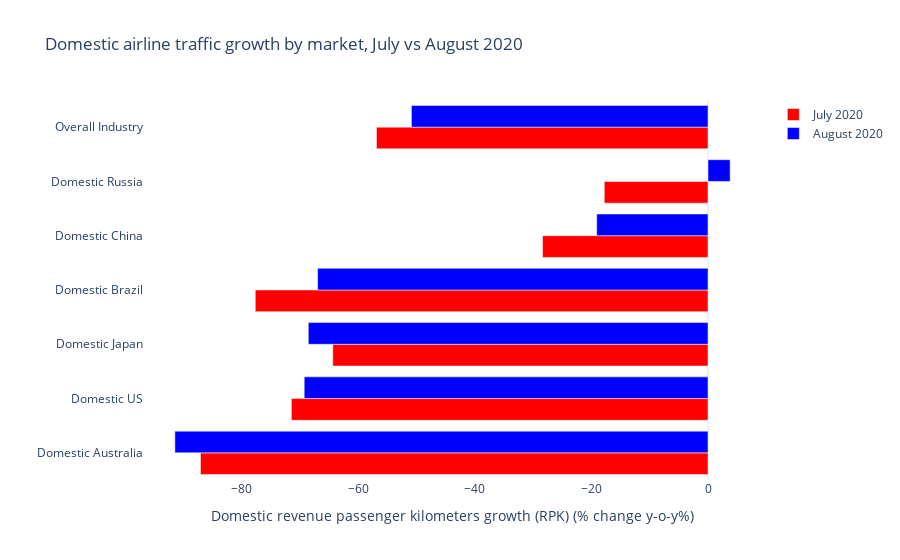

The notebook cell saved with this chart:
### Code cell
# Import pandas, matplotlib, seaborn, numpy, and plotly
import pandas as pd
import plotly_express as px
from plotly.offline import download_plotlyjs, init_notebook_mode, iplot

# Read CSV
url = 'https://raw.githubusercontent.com/jessonpagaduan/covid-tourism/master/domestic-rpk-growth.csv'
df = pd.read_csv(url)

# Create an interactive line chart
fig = px.bar(data_frame=df, x='growth', y='region', color='month',
             hover_name='region', hover_data={'month': False, 'region': False},
             category_orders={'region': ['Overall Industry', 'Domestic Russia', 'Domestic China',
                                         'Domestic Brazil', 'Domestic Japan', 'Domestic US',
                                         'Domestic Australia'],
                              'month': ['July 2020', 'August 2020']},
             labels={'month': ''}, color_discrete_sequence=['red', 'blue'], barmode='group',
             title='Domestic airline traffic growth by market, July vs August 2020',
             template='plotly_white')

# Update layout
fig.update_layout({'xaxis': {'title': 'Domestic revenue passenger kilometers growth (RPK) (% change y-o-y%)',
                             'showgrid': False},
                   'yaxis': {'title': '',
                             'showgrid': False}})

fig.show()

### Figure 1 — Plotly figure (JSON) as saved in the notebook; plotly's stock layout.template omitted (floating-point values rounded to 4 significant figures)
{"data": [{"alignmentgroup": "True", "customdata": [["July 2020", "Overall Industry"], ["July 2020", "Domestic Russia"], ["July 2020", "Domestic China"], ["July 2020", "Domestic Brazil"], ["July 2020", "Domestic Japan"], ["July 2020", "Domestic US"], ["July 2020", "Domestic Australia"]], "hovertemplate": "<b>%{hovertext}</b><br><br>growth=%{x}<extra></extra>", "hovertext": ["Overall Industry", "Domestic Russia", "Domestic China", "Domestic Brazil", "Domestic Japan", "Domestic US", "Domestic Australia"], "legendgroup": "July 2020", "marker": {"color": "red"}, "name": "July 2020", "offsetgroup": "July 2020", "orientation": "h", "showlegend": true, "textposition": "auto", "type": "bar", "x": [-56.9, -17.8, -28.4, -77.7, -64.4, -71.5, -87.1], "xaxis": "x", "y": ["Overall Industry", "Domestic Russia", "Domestic China", "Domestic Brazil", "Domestic Japan", "Domestic US", "Domestic Australia"], "yaxis": "y"}, {"alignmentgroup": "True", "customdata": [["August 2020", "Overall Industry"], ["August 2020", "Domestic Russia"], ["August 2020", "Domestic China"], ["August 2020", "Domestic Brazil"], ["August 2020", "Domestic Japan"], ["August 2020", "Domestic US"], ["August 2020", "Domestic Australia"]], "hovertemplate": "<b>%{hovertext}</b><br><br>growth=%{x}<extra></extra>", "hovertext": ["Overall Industry", "Domestic Russia", "Domestic China", "Domestic Brazil", "Domestic Japan", "Domestic US", "Domestic Australia"], "legendgroup": "August 2020", "marker": {"color": "blue"}, "name": "August 2020", "offsetgroup": "August 2020", "orientation": "h", "showlegend": true, "textposition": "auto", "type": "bar", "x": [-50.9, 3.8, -19.1, -67, -68.6, -69.3, -91.5], "xaxis": "x", "y": ["Overall Industry", "Domestic Russia", "Domestic China", "Domestic Brazil", "Domestic Japan", "Domestic US", "Domestic Australia"], "yaxis": "y"}], "layout": {"barmode": "group", "legend": {"title": {"text": ""}, "tracegroupgap": 0}, "title": {"text": "Domestic airline traffic growth by market, July vs August 2020"}, "xaxis": {"anchor": "y", "domain": [0, 1], "showgrid": false, "title": {"text": "Domestic revenue passenger kilometers growth (RPK) (% change y-o-y%)"}}, "yaxis": {"anchor": "x", "categoryarray": ["Domestic Australia", "Domestic US", "Domestic Japan", "Domestic Brazil", "Domestic China", "Domestic Russia", "Overall Industry"], "categoryorder": "array", "domain": [0, 1], "showgrid": false, "title": {"text": ""}}}}
